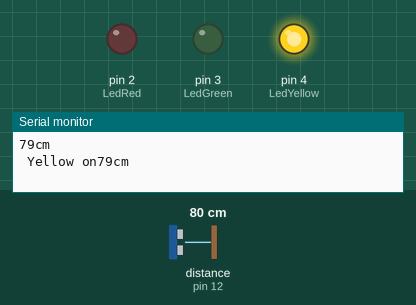
This sketch was run on a simulated Arduino Uno, built with avr-gcc and run on an emulated ATmega328P. Shown: output pins drawn as LEDs (lit = HIGH), the last lines printed to the serial monitor. The test bench sets the inputs (shaded band); at power-on: distance to the obstacle (sensor on pin 12) 80 cm. The echo pulse lasts 58.3 µs per cm; pins used as bus, display or sensor lines are not drawn.

Above: at 1.8 s.
1.9 s: distance to the obstacle (sensor on pin 12) set to 33 cm
4.2 s: distance to the obstacle (sensor on pin 12) set to 28 cm
At 6.9 s:
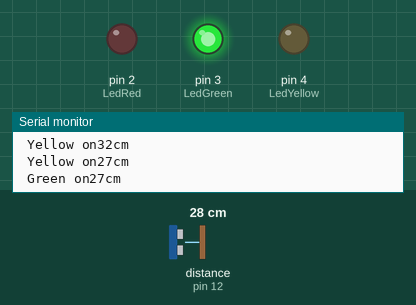
7.5 s: distance to the obstacle (sensor on pin 12) set to 12 cm
10.2 s: distance to the obstacle (sensor on pin 12) set to 9 cm
At 13.1 s:
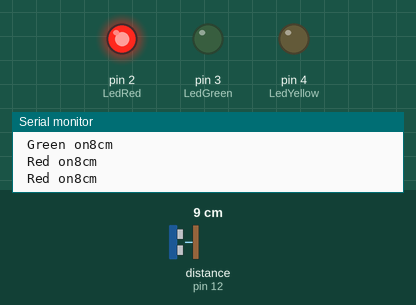
13.5 s: distance to the obstacle (sensor on pin 12) set to 18 cm
At 15.5 s:
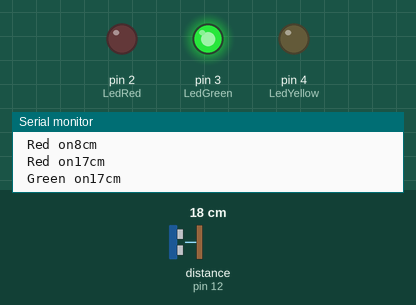
16.5 s: distance to the obstacle (sensor on pin 12) set to 2 cm
At 19.2 s:
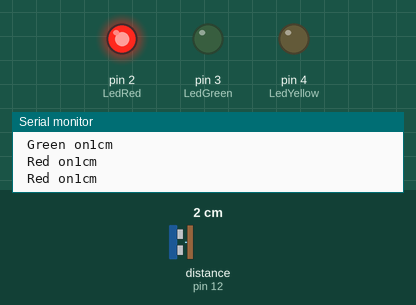
Timing chart, 0 to 20.5 s (numbered marks = the images above; inputs shaded):
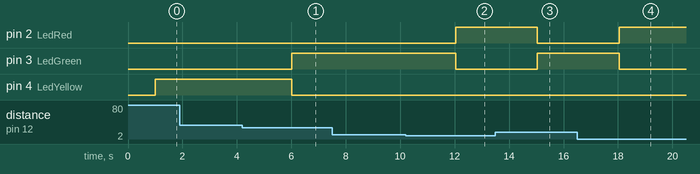

The sketch:

challenge_C15-1.ino
```cpp
#define LedRed 2
#define LedGreen 3
#define LedYellow 4


void setup()
{
  Serial.begin(9600); // 시리얼 통신 시작
  pinMode(13,OUTPUT); //13번핀 트리거 출력
  pinMode(12,INPUT);  //12번핀 에코 입력

  pinMode(2,OUTPUT); // LED 출력
  pinMode(3,OUTPUT);
  pinMode(4,OUTPUT);
}

void loop()
{
  long duration, cm; // 변수 duration, cm설정
  digitalWrite(13,LOW);//HIGH신호를 보내기전 깨끗하게
  delayMicroseconds(2);

  digitalWrite(13,HIGH);// 초음파 트리거 출력 시작
  delayMicroseconds(10);

  digitalWrite(13,LOW);//출력 종료

  duration = pulseIn(12,HIGH); //에코핀이 트리거가 HIGH인 시간 저장

  cm=(duration/2)/29.4; //초음파 거리를 cm로 산출

  Serial.print(cm);
  Serial.println("cm");
  delay(1000);


    if(cm<10)
    {
      digitalWrite(LedYellow,LOW);
      digitalWrite(LedGreen,LOW);
      digitalWrite(LedRed,HIGH);
      Serial.print("\n Red on");
    }

    else if(cm<30)
    {
      digitalWrite(LedYellow,LOW);
      digitalWrite(LedGreen,HIGH);
      digitalWrite(LedRed,LOW);
      Serial.print("\n Green on");
    }

    else if(cm>30)
    {
      digitalWrite(LedYellow,HIGH);
      digitalWrite(LedGreen,LOW);
      digitalWrite(LedRed,LOW);
      Serial.print("\n Yellow on");
    }

  }
```

Measured:
- the behaviour switches between 31 and 30 cm on distance to the obstacle (sensor on pin 12) (found by bisection; images 0 and 1)
- the behaviour switches between 11 and 10 cm on distance to the obstacle (sensor on pin 12) (found by bisection; images 1 and 2)
- after the input at 4.2 s, pin 3 (LedGreen): LOW → HIGH after 1.8 s; pin 4 (LedYellow): HIGH → LOW after 1.8 s
- after the input at 10.2 s, pin 2 (LedRed): LOW → HIGH after 1.8 s; pin 3 (LedGreen): HIGH → LOW after 1.8 s
- after the input at 13.5 s, pin 2 (LedRed): HIGH → LOW after 1.5 s; pin 3 (LedGreen): LOW → HIGH after 1.5 s
- after the input at 16.5 s, pin 2 (LedRed): LOW → HIGH after 1.5 s; pin 3 (LedGreen): HIGH → LOW after 1.5 s
